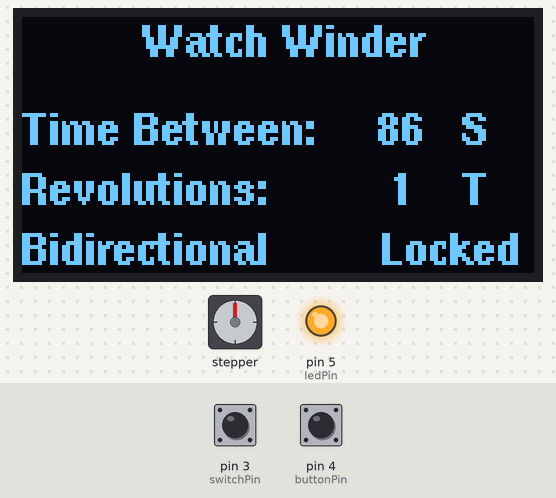
This sketch was run on a simulated Arduino Uno, built with avr-gcc and run on an emulated ATmega328P. Parts: stepper motor, 128×64 one-colour display, output pins drawn as LEDs (lit = HIGH). Wiring (inferred from the names in the program): stepper motor (2048 steps per turn assumed): coils pin 8, pin 9, pin 10, pin 11. Inputs (shaded band) come from the test bench; at power-on: pin 3 (switchPin) HIGH, pin 4 (buttonPin) HIGH. Pins used as bus, display or sensor lines are not drawn; what the sketch prints to the serial monitor is not drawn.

Above: at 6.2 s.
6.3 s: pin 3 (switchPin) pulled LOW for 0.55 s
At 7.5 s:
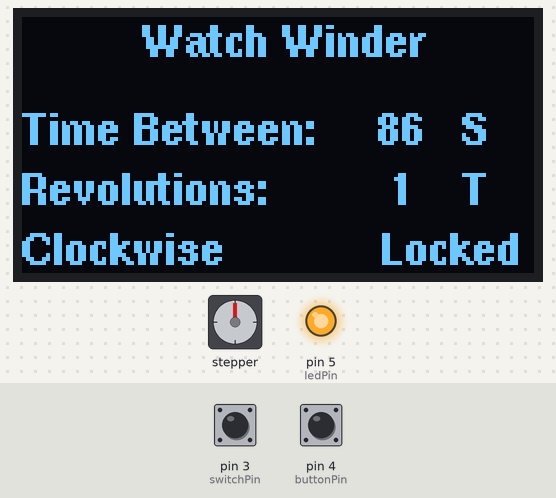
9.2 s: pin 3 (switchPin) pulled LOW for 1 s
12.3 s: pin 3 (switchPin) pulled LOW for 3.2 s
Timing chart, 0 to 15.3 s (numbered marks = the images above; inputs shaded):
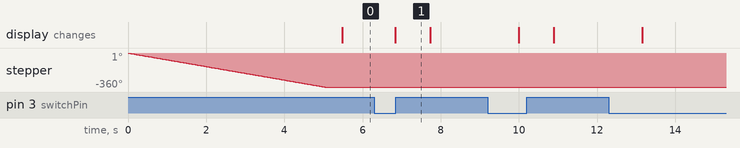

The sketch:

watchWinder.ino
```cpp
////////////////////////////////////////////////////////////////////
// This Arduino sketch uses a 28BYJ-48, using a ULN2003 interface
// board to drive the stepper for use in an automatic watch winder
// Application.
//
// This winder has a lock button. To change settings from the controls
// first press the lock button to enter edit mode (You'll see "Unlocked"
// on the bottom right corner), once your settings have been adjusted,
// press the lock button again to lock (You'll see "Locked" reappear).
// To increase or increase the delay between full revolutions change
// Time between variable by turning the knob 1. This setting is in Seconds.
// To change the revolutions variable to change the number of
// full revolutions betweens pauses turn the knob 2.
//
// The motor control for this sketch was mostly taken from:
// http://www.4tronix.co.uk/arduino/Stepper-Motors.php (Thanks guys)
// The 28BYJ-48 motor is a 4-phase, 8-beat motor, geared down by
// a factor of 68. One bipolar winding is on motor pins 1 & 3 and
// the other on motor pins 2 & 4. The step angle is 5.625/64 and the
// operating Frequency is 100pps. Current draw is 92mA.
////////////////////////////////////////////////////////////////////

// The Rolex Watch winder turns 1 turn every 86.4 Seconds for a total of
// approximatly 500 turns per day in each direction

#include "U8glib.h" // include OLED Driver
U8GLIB_SSD1306_128X64 u8g(U8G_I2C_OPT_NONE|U8G_I2C_OPT_DEV_0); // Initiate OLED object

// Declare OLED Variables
char str[10];

//declare variables for the motor pins
int motorPin1 = 8;    // Blue   - 28BYJ48 pin 1
int motorPin2 = 9;    // Pink   - 28BYJ48 pin 2
int motorPin3 = 10;    // Yellow - 28BYJ48 pin 3
int motorPin4 = 11;    // Orange - 28BYJ48 pin 4
                        // Red    - 28BYJ48 pin 5 (VCC)

// Declare Motor Variables
int motorSpeed = 1200;  //variable to set stepper speed
int count = 0;          // count of steps made
int countsperrev = 512; // number of steps per full revolution
float revs = 1; // number of revolutions
int lookup[8] = {B01000, B01100, B00100, B00110, B00010, B00011, B00001, B01001};

// Declare Timing Variables
long icount = 0;   // Loop Counter
long minWait = 86; // Seconds to wait between each revolution
float loopsPerSec = 6.81; // # of Loops per second. 6.81 Loops = 1 Second
int longPress_secs = 3;
int LONGPRESS_LEN= (loopsPerSec*longPress_secs);

// Declare Other Hardware Variables
int potPin = 2;
int potPin2 = 3;
int ledPin = 5;
int val = 0;

// Declare Button Varialbes
int buttonPin = 4;
boolean locked = true;
enum { EV_NONE=0, EV_SHORTPRESS, EV_LONG };
boolean button_was_pressed; // previous button state
int button_pressed_counter; // Press running duration

// Delclare Switch Variables
int switchPin = 3;
boolean bidirectional = true; // Turns both clockwise and aniclockwise if true.

//////////////////////////////////////////////////////////////////////////////
void setup() {
  //declare the motor pins as outputs
  pinMode(motorPin1, OUTPUT);
  pinMode(motorPin2, OUTPUT);
  pinMode(motorPin3, OUTPUT);
  pinMode(motorPin4, OUTPUT);

  // Declare Other Hardware pins and modes
  pinMode(ledPin, OUTPUT);
  pinMode(buttonPin, INPUT);
  digitalWrite(buttonPin, HIGH);
  pinMode(switchPin, INPUT);
  digitalWrite(switchPin, HIGH);
  button_was_pressed = false;
  button_pressed_counter = 0;
  digitalWrite(ledPin, HIGH); // Turn on Power indicator LED
  pinMode(potPin,INPUT);
  Serial.begin(9600);
  digitalWrite(ledPin, LOW); // Turn off Power indicator LED while motor is running

  // Turn 1 full revolution to lock motor
  while(count <= (countsperrev*revs)){
      clockwise();
      count++;
      if(count > (countsperrev*revs)){
        count = 0;
        digitalWrite(ledPin, HIGH); // Turn on Power indicator LED after motor finishes running
        break;
      }
    }
}
//////////////////////////////////////////////////////////////////////////////

// Function to handle button press
int handle_button(){
  int event;
  int button_now_pressed = !digitalRead(buttonPin); // pin low = pressed

  if(!button_now_pressed && button_was_pressed){
    if(button_pressed_counter < LONGPRESS_LEN){
      event = 1;
    } else {
      event = 2;
    }
  } else {
    event = 0;
  }

  if(button_now_pressed){
    ++button_pressed_counter;
  } else {
    button_pressed_counter = 0;
  }

  button_was_pressed = button_now_pressed;
  return event;
}

//////////////////////////////////////////////////////////////////////////////
void loop(){
  bidirectional = digitalRead(switchPin);
  // Check if lock button is pushed for longPresSecs and set locked flag accordingly
  int event = handle_button();
  if(event == 2){
      if(locked){
        locked = false;
      } else if(!locked){
        locked = true;
      }
  }

  // Read Potentiometer output and adjust for values if locked flag is false
  if(!locked){
    //WaitBetween Selector
    long sum = 0;
    for (uint8_t i=0; i< 128; i++){ //1500
      sum += (round((analogRead(potPin)*2)/10.00));
    }
    long val = sum / 128;

    // Revolutions Selector
    float sum2 = 0;
    for (int i=0; i< 32; i++){ //512
      sum2 += (round((analogRead(potPin2))/95));
    }
    int val2 = sum2 / 32;

    // Set WaitBetween and Revolutions variables
    minWait = (round(val*100)/10)/10;
    revs = (val2+1);
  }

  long waitBetween = minWait*loopsPerSec; // Delay between turns minWait * loopsPerSec

  // If WaitBetween is reached make one revolution clockwise
  if(icount == waitBetween){
    digitalWrite(ledPin, LOW);
    while(count <= (countsperrev*revs)){
      clockwise();
      count++;
      if(count > (countsperrev*revs)){
        count = 0;
        digitalWrite(ledPin, HIGH);
        if(!bidirectional){
          icount = 0;
        }
        break;
      }
    }
  }

  // If WaitBetween is reached make one revolution "Clockwise"
  if(icount == (waitBetween*2)){
    digitalWrite(ledPin, LOW);
    while(count <= (countsperrev*revs)){
      anticlockwise();
      count++;
      if(count > (countsperrev*revs)){
        count = 0;
        digitalWrite(ledPin, HIGH);
        break;
      }
    }
  }

  Serial.println(icount); // Print loop count to Serial for calibration
  icount++;               // Increment loop count

  // Reset loop counter when WaitBetween is doubled plus 1
  if(icount >= ((waitBetween*2)+1)){
    icount=0;
  }

  // Begin display output
  u8g.firstPage();
  do {
    u8g.setFont(u8g_font_helvB08); // Set OLED font and size

    u8g.drawStr(30, 10, "Watch Winder");  // Header

    u8g.drawStr( 0, 32, "Time Between:");               // WaitBetween Display heading
    u8g.drawStr( 80, 32, dtostrf(minWait, 5, 0, str));  // WaitBetween Setting
    u8g.drawStr( 110, 32, "S");                         // WaitBetween Unit (Seconds)

    u8g.drawStr( 0, 47, "Revolutions:");                // Revolutions Display heading
    u8g.drawStr( 80, 47, dtostrf(revs, 5, 0, str));     // Revolutions Setting
    u8g.drawStr( 110, 47, "T");                         // Revolutions Unit (Turns)

    // Display rotation setting [Bottom Left of Screen]
    if (bidirectional){
      u8g.drawStr( 0, 62, "Bidirectional"); // Turning both clockwise and anticlockwise
    } else {
      u8g.drawStr( 0, 62, "Clockwise"); // Only turning Clockwise
    }

    // Display Lock state [Bottom Right of Screen]
    if (locked){
      u8g.drawStr( 90, 62, "Locked");
    } else {
      u8g.drawStr( 80, 62, "Unlocked");
    }

  } while( u8g.nextPage() );
}

//////////////////////////////////////////////////////////////////////////////
//set pins to ULN2003 high in sequence from 1 to 4
//delay "motorSpeed" between each pin setting (to determine speed)

// Clockwise Function
void clockwise()
{
  for(int i = 0; i < 8; i++)
  {
    setOutput(i);
    delayMicroseconds(motorSpeed);
  }
}

// Anticlockwise Function
void anticlockwise()
{
  for(int i = 7; i >= 0; i--)
  {
    setOutput(i);
    delayMicroseconds(motorSpeed);
  }
}

// Lookup function for stepper motor
void setOutput(int out)
{
  digitalWrite(motorPin1, bitRead(lookup[out], 0));
  digitalWrite(motorPin2, bitRead(lookup[out], 1));
  digitalWrite(motorPin3, bitRead(lookup[out], 2));
  digitalWrite(motorPin4, bitRead(lookup[out], 3));
}
```

Measured:
- after the input at 6.3 s, the display: changes after 0.54 s (image 1)
